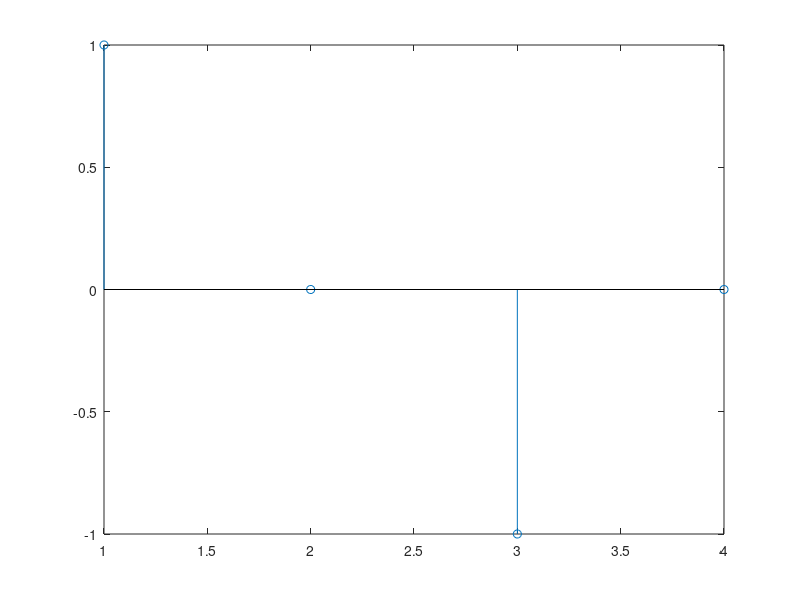

This figure's MATLAB source:

  

  Ts=pi/2;
  
  N=2*(1/(Ts/pi)); #Busca o Total de amostras pelo Ts 
  n = 0:(N-1);

  x = cos(n*Ts);  
  
  #CALCULO DE ENERGIA TOTAL
  e = 0; #Inicia variável energia
  for i = 1:length(x)
    e = e+(x(i))^2;
  end
  
  disp(e);
  
  #CALCULO DE POTENCIA MEDIA
  p = 0; #Inicia variável potencia
  for i = 1:length(x)
    p = p+(x(i))^2;
  end
  p = p/N;

  disp(p);
  
 stem(x); 